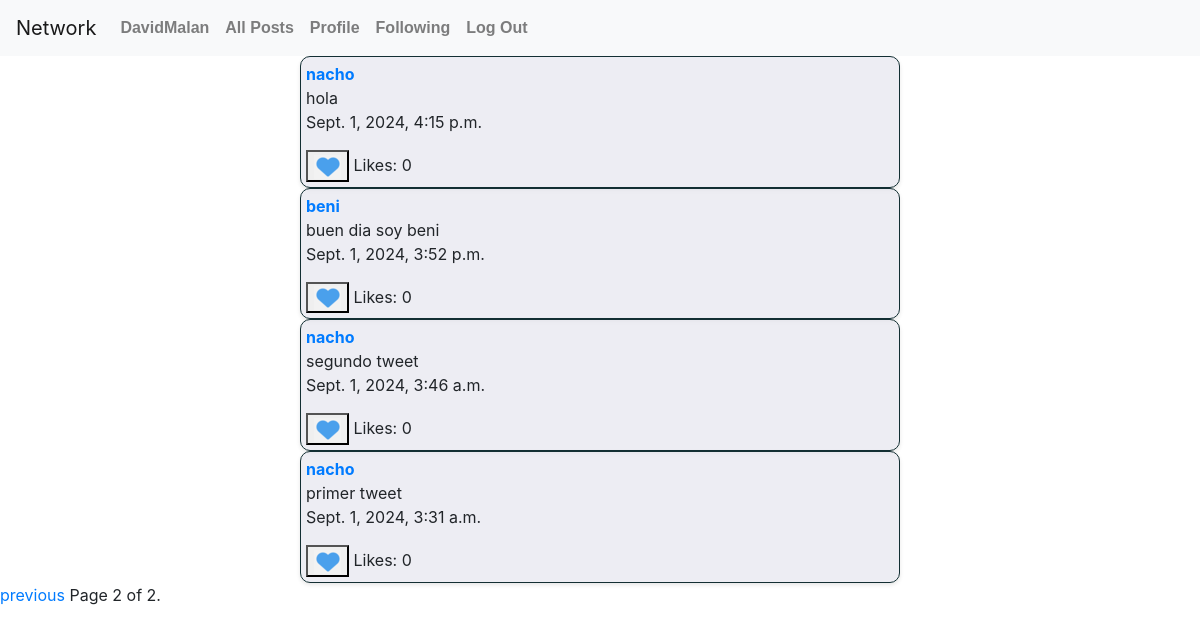
Page /following/?page=2 (signed in) on the committed database.
### network/models.py (models this page shows)
class User(AbstractUser):
    following = models.ManyToManyField('self', symmetrical=False, blank=True, related_name="followers")

class Tweet(models.Model):
    content = models.TextField()
    users_liked = models.ManyToManyField(User, blank=True, related_name="liked_tweets")
    owner = models.ForeignKey(User, on_delete=models.CASCADE)
    timestamp = models.DateTimeField(auto_now_add=True)

### network/views.py (the view)
# urls.py: path("following/", views.following, name="following"),
@login_required
def following(request):
    lista_following = request.user.following.all()
    lista_following_usernames = []
    for user in lista_following:
        lista_following_usernames.append(user.username)
    lista_all_tweets = Tweet.objects.all().order_by('-timestamp')
    lista_tweets_following = []
    for tweet in lista_all_tweets:
        if tweet.owner.username in lista_following_usernames:
            lista_tweets_following.append(tweet)
    paginator = Paginator(lista_tweets_following, 10)
    page_number = request.GET.get('page')
    tweets_page = paginator.get_page(page_number)
    return render(request, "network/following.html", {"tweets": tweets_page})

### network/templates/network/following.html (shortened to what this page needs)
{% extends "network/layout.html" %}
{% load static %}
{% block body %}
{% for tweet in tweets %}
<div class="tweet" data-id="{{ tweet.id }}">
    <a  href="{% url 'profile' tweet.owner %}"><strong>{{ tweet.owner }}</strong> </a>
    <div class="content">
      <span> {{ tweet.content }}</span>
    </div>
    <p> {{ tweet.timestamp }}</p>
    <div class="like-count">
      {% if user.is_authenticated %}
      <button  class="like" ><img src="{% static 'network/heart.png' %}" alt="Like" ></button>
      {% endif %}
      <span>Likes: </span>
      <span class="like-count-value">{{tweet.users_liked.count}}</span>
    </div>
</div>
{% endfor %}
<div class="pagination">
    <span class="step-links">
      {% if tweets.has_previous %}
        <a href="?page={{ tweets.previous_page_number }}">previous</a>
      {% endif %}
      <span class="current">
        Page {{ tweets.number }} of {{ tweets.paginator.num_pages }}.
      </span>
    </span>
  </div>
{% endblock %}

### network/templates/network/layout.html (shortened to what this page needs)
{% load static %}
<!DOCTYPE html>
<html lang="en">
    <head>
        <link rel="stylesheet" href="https://stackpath.bootstrapcdn.com/bootstrap/4.4.1/css/bootstrap.min.css">
        <link href="{% static 'network/styles.css' %}" rel="stylesheet">
    </head>
    <body>
        <nav class="navbar navbar-expand-lg navbar-light bg-light">
            <a class="navbar-brand" href="#">Network</a>
            <div>
              <ul class="navbar-nav mr-auto">
                {% if user.is_authenticated %}
                    <li class="nav-item">
                        <a class="nav-link" href="#"><strong>{{ user.username }}</strong></a>
                    </li>
                {% endif %}
                <li class="nav-item">
                  <a class="nav-link" href="{% url 'index' %}">All Posts</a>
                </li>
                {% if user.is_authenticated %}
                    <li class="nav-item">
                        <a class="nav-link" href="{% url 'profile' request.user %}">Profile</a>
                    </li>
                    <li class="nav-item">
                        <a class="nav-link" href="{% url 'following' %}">Following</a>
                    </li>
                    <li class="nav-item">
                        <a class="nav-link" href="{% url 'logout' %}">Log Out</a>
                    </li>
                {% endif %}
              </ul>
            </div>
          </nav>
        <div class="body">
            {% block body %}
            {% endblock %}
        </div>
    </body>
</html>

### network/static/network/styles.css (style rules this page uses)
.tweet { background-color: #e5e5eeab; border: 1px solid #132f33; padding: 5px; border-radius: 10px; box-shadow: 0 2px 4px rgba(0, 0, 0, 0.1); width: 100%; max-width: 600px; margin: 0 auto; }
.nav-link { font-family: sans-serif; font-weight: bold; font-size: 16px; }

### rows in the picture
User: username "DavidMalan"
Tweet: owner "nacho", content "hola", timestamp "Sept. 1, 2024, 4:15 p.m.", users_liked.count "0"
Tweet: owner "beni", content "buen dia soy beni", timestamp "Sept. 1, 2024, 3:52 p.m.", users_liked.count "0"
Tweet: owner "nacho", content "segundo tweet", timestamp "Sept. 1, 2024, 3:46 a.m.", users_liked.count "0"
Tweet: owner "nacho", content "primer tweet", timestamp "Sept. 1, 2024, 3:31 a.m.", users_liked.count "0"

### other values in the picture
{{ tweets.number }} "2"
{{ tweets.paginator.num_pages }} "2"
